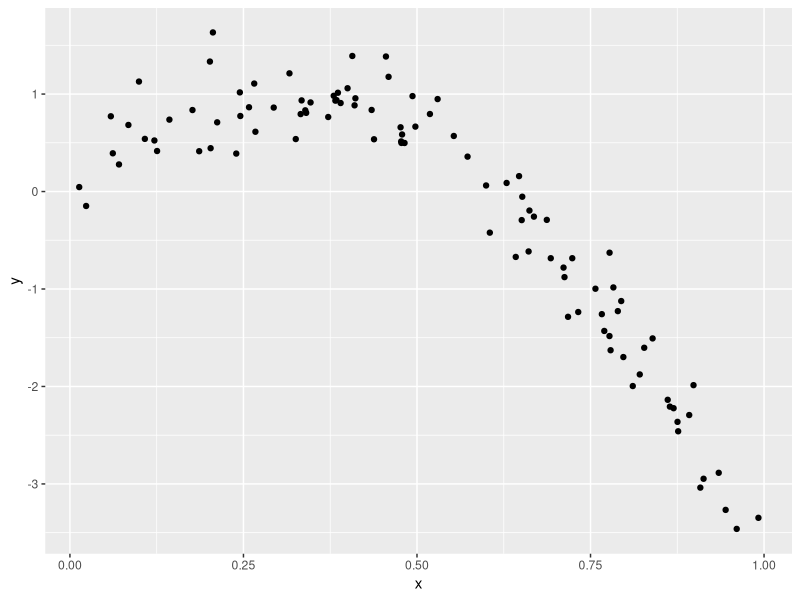
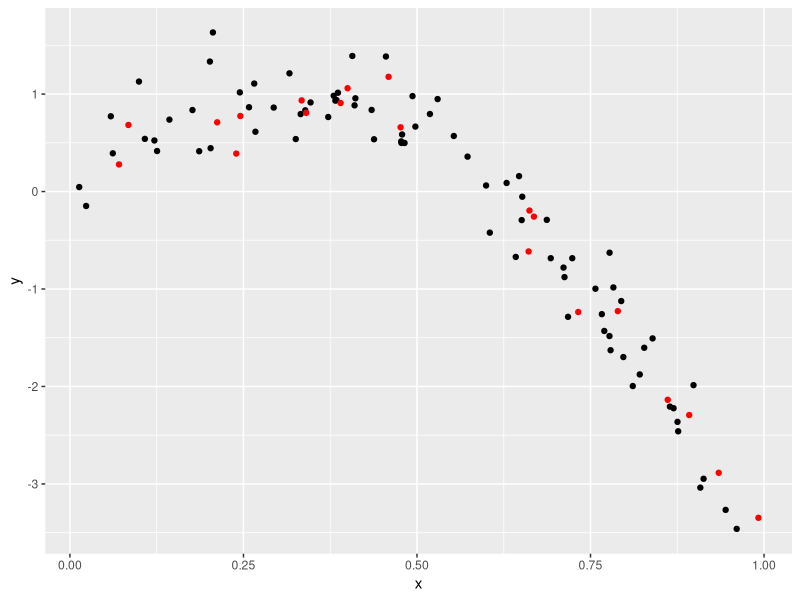
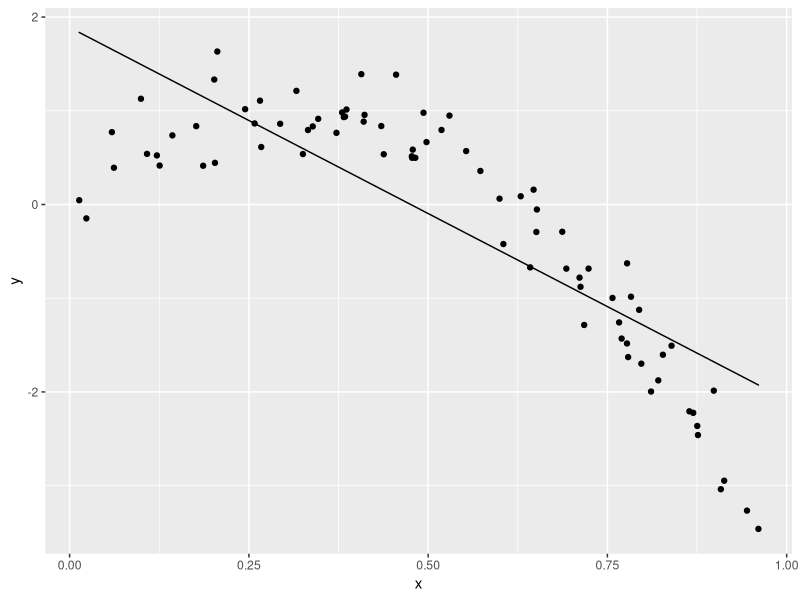
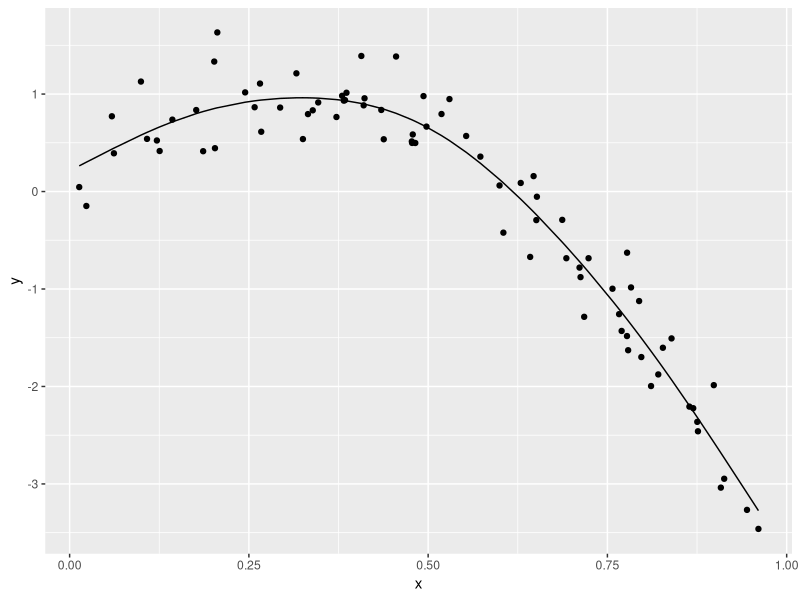
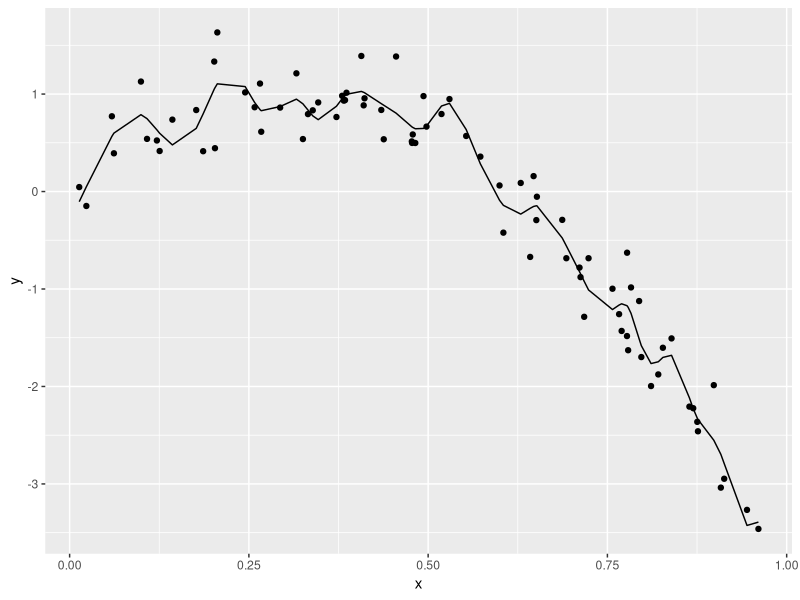

Reproduce these figures in R, in order.
## ---- chunk 1
library(tidyverse)
library(modelr)
library(mgcv)

set.seed(1)
## ---- chunk 2
nonlin_df = 
  tibble(
    id = 1:100,
    x = runif(100,0,1),
    y = 1 - 10 * (x - 0.3)^2 + rnorm(100,0,0.3)
  )

nonlin_df %>%
  ggplot(aes(x = x, y = y)) + 
  geom_point()
## ---- chunk 3
train_df = sample_n(nonlin_df, 80)
test_df  = anti_join(nonlin_df, train_df, by = "id")
## ---- chunk 4
train_df %>%
  ggplot(aes(x = x, y = y)) +
  geom_point() +
  geom_point(data = test_df, color = "red")
## ---- chunk 5
linear_mod = lm(y ~ x, data = train_df)
smooth_mod = mgcv::gam(y ~ s(x), data = train_df)
wiggly_mod = mgcv::gam(y ~ s(x, k = 30), sp = 10e-6, data = train_df)
## ---- chunk 6
train_df %>%
  modelr::add_predictions(linear_mod) %>%
  ggplot(aes(x = x, y = y)) +
  geom_point() +
  geom_path(aes(y=pred))

train_df %>%
  modelr::add_predictions(smooth_mod) %>%
  ggplot(aes(x = x, y = y)) +
  geom_point() +
  geom_line(aes(y=pred))

train_df %>%
  modelr::add_predictions(wiggly_mod) %>%
  ggplot(aes(x = x, y = y)) +
  geom_point() +
  geom_line(aes(y=pred))
## ---- chunk 7
rmse(linear_mod, train_df) #but if don't set seed, these vary
rmse(smooth_mod, train_df)
rmse(wiggly_mod, train_df)
## ---- chunk 8
rmse(linear_mod, test_df)
rmse(smooth_mod, test_df)
rmse(wiggly_mod, test_df)

## ---- chunk 9
cv_df =
  nonlin_df %>%
  crossv_mc(n = 100) %>% # saves as list of dataframes
  mutate(
    train = map(train, as_tibble),
    test = map(test,as_tibble)
  )
## ---- chunk 10
cv_df %>% pull(train) %>% nth(3) %>% as_tibble() #re-sampling instead
## ---- chunk 11
cv_results = 
  cv_df %>%
  mutate(
    linear_fit = map(train, \(df) lm(y ~ x, data = df)),
    smooth_fit = map(train, \(df) mgcv::gam(y ~ s(x), data = df)),
    wiggly_fit = map(train, \(df) mgcv::gam(y ~ s(x, k = 30), sp = 10e-6, data = df))
  ) %>%
  mutate(
    rmse_lienar = map2_dbl(linear_fit, test, \(mod, df) rmse(mod,df)),
    rmse_smooth = map2_dbl(smooth_fit, test, \(mod, df) rmse(mod, df)),
    rmse_wiggly = map2_dbl(wiggly_fit, test, \(mod, df) rmse(mod, df))
  )
## ---- chunk 12
cv_results %>%
  select(starts_with("rmse")) %>%
  pivot_longer(
    everything(),
    names_to = "model_type",
    values_to = "rmse",
    names_prefix = "rmse_"
  ) %>%
  group_by(model_type) %>%
  summarize(m_rmse = mean(rmse))
